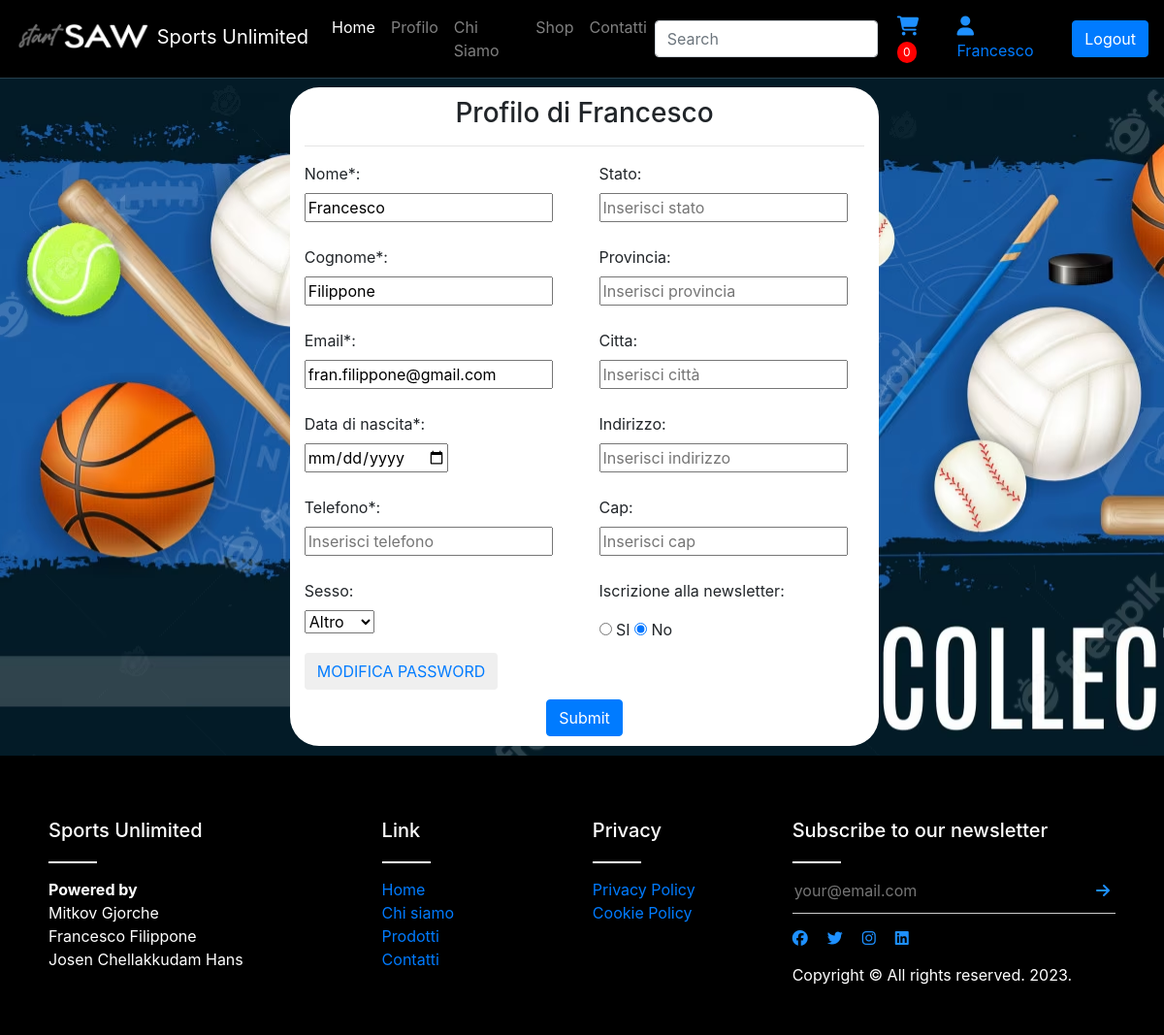
The app's page /php/show_profile.php (signed in) with its own data.
### tables this page shows
CREATE TABLE `users` (
  `iduser` int(11) NOT NULL,
  `firstname` char(25) NOT NULL,
  `lastname` char(25) NOT NULL,
  `email` char(40) NOT NULL,
  `pass` char(100) NOT NULL,
  `sesso` varchar(5) DEFAULT NULL,
  `DataDiNascita` date DEFAULT NULL,
  `Telefono` bigint(1) DEFAULT NULL,
  `Stato` varchar(15) DEFAULT NULL,
  `Provincia` varchar(20) DEFAULT NULL,
  `Citta` varchar(20) DEFAULT NULL,
  `Indirizzo` varchar(40) DEFAULT NULL,
  `Cap` int(5) DEFAULT NULL,
  `Newsletter` tinyint(1) DEFAULT NULL
);

### php/show_profile.php (the view, shortened to what this page needs)
<?php
    include("db.php");
?>
<!DOCTYPE html>
<html lang="it">
<head>
    <link rel="stylesheet" href="https://maxcdn.bootstrapcdn.com/bootstrap/4.0.0/css/bootstrap.min.css">
    <link rel="stylesheet" href="../css/main.css">
    <link rel="stylesheet" href="../css/form-style.css">
</head>
<body >
    <?php
        include("../partials/navbar.php");
        $stmt= mysqli_prepare($con, "SELECT * FROM users WHERE email=?");
        mysqli_stmt_bind_param($stmt, 's', $_SESSION['email']);
        mysqli_stmt_execute($stmt);
        $res= mysqli_stmt_get_result($stmt);
        $row= mysqli_fetch_assoc($res);
    ?>
    <section class="sfondo">
        <div class="row marginrow">
            <div class="col-sm-3"></div>
            <div class="col-sm-6" id="SProfile">
                <h3 id="titoloSP">Profilo di <?php echo $_SESSION['nome']; ?></h3>
                <hr></hr>
                <form action="update_profile.php" method="post" onsubmit="return false" >
                    <div class="row">
                        <div class="profile_col col-sm-6">
                            <label for="name">Nome*:</label> <br>
                            <input type="text" id="firstname" name="firstname" placeholder="Inserisci nome" required
                            <?php
                                echo "value='".$row["firstname"]."'";
                            ?> >
                            <br><br>
                            <label for="lastname">Cognome*:</label> <br>
                            <input type="text" id="lastname" name="lastname" placeholder="Inserisci cognome" required
                                <?php
                                    echo "value='".$row["lastname"]."'";
                                ?> >
                            <br><br>
                            <label for="email">Email*:</label><br>
                            <input type="email" id="email" name="email" placeholder="Inserisci email" required
                                <?php
                                    echo "value='".$row["email"]."'";
                                ?> >
                            <br><br>
                            <label for="DataDiNascita">Data di nascita*:</label> <br>
                            <input type="date" id="DataDiNascita" name="DataDiNascita" placeholder="Inserisci data di nascita" required
                                <?php
                                    echo "value='".$row["DataDiNascita"]."'";
                                ?> >
                            <br><br>
                            <label for="Telefono">Telefono*:</label> <br>
                            <input type="text" id="Telefono" name="Telefono" placeholder="Inserisci telefono" required
                                <?php
                                    echo "value='".$row["Telefono"]."'";
                                ?> >
                            <br><br>
                            <label for="Sesso">Sesso:</label><br>
                            <select name="Sesso" id="Sesso">
                                <option value="Altro" <?php if($row['sesso']!="F" or $row['sesso']!='M') echo "selected"?>>Altro</option>
                            </select>
                            <br>
                            <button class="btn btn-default" style="margin-top: 20px"><a href="Modifica-Password.php">MODIFICA PASSWORD</a></button>
                        </div>
                        <div class="profile_col col-sm-6">
                            <label for="Stato">Stato:</label> <br>
                            <input type="text" id="Stato" name="Stato" placeholder="Inserisci stato"
                                <?php
                                    echo "value='".$row["Stato"]."'";
                                ?> >
                            <br><br>
                            <label for="Provincia">Provincia:</label> <br>
                            <input type="text" id="Provincia" name="Provincia" placeholder="Inserisci provincia"
                                <?php
                                    echo "value='".$row["Provincia"]."'";
                                ?> >
                            <br><br>
                            <label for="Citta">Citta:</label> <br>
                            <input type="text" id="Citta" name="Citta" placeholder="Inserisci città"
                                <?php
                                    echo "value='".$row["Citta"]."'";
                                ?> >
                            <br><br>
                            <label for="Indirizzo">Indirizzo:</label> <br>
                            <input type="text" id="Indirizzo" name="Indirizzo" placeholder="Inserisci indirizzo"
                                <?php
                                    echo "value='".$row["Indirizzo"]."'";
                                ?> >
                            <br><br>
                            <label for="Cap">Cap:</label> <br>
                            <input type="text" id="Cap" name="Cap" placeholder="Inserisci cap"
                                <?php
                                    echo "value='".$row["Cap"]."'";
                                ?> >
                            <br><br>
                            <p>Iscrizione alla newsletter:</p>
                            <input type="radio" id="iscrizione" name="Newsletter" value=1 <?php if($row['Newsletter'] == 1) echo "checked"?>>
                            <label for="true">SI</label>
                            <input type="radio" id="false" name="Newsletter" value=0 <?php if($row['Newsletter'] == 0) echo "checked"?>>
                            <label for="false">No</label>
                        </div>
                    </div>
                    <div id="SubSP">
                        <input name="submit" type="submit" id="update_profile" class="btn btn-primary">
                    </div>
                </form>
            </div>
        </div>
    </section>
    <?php
        include("../partials/footer.php");
    ?>
</body>

### css/main.css (style rules this page uses)
body { padding: 0; margin: 0; }
* { margin: 0px; }
a { align-items: center; justify-content: center; }
.sfondo { background-image: url(../img/Background_1.avif); background-repeat: no-repeat; }
.marginrow { margin-right: 0px }

### css/form-style.css (style rules this page uses)
#SProfile { background-color: white; margin: 10px; border-radius: 30px; }
#titoloSP { text-align: center; padding-top: 10px; }
#SubSP { display: flex; justify-content: center; margin-top:10px; }

### records on screen
users: firstname "Francesco", lastname "Filippone", email "fran.filippone@gmail.com", Sesso "Altro", Newsletter "☑ No"

### other values on screen
$_SESSION['nome'] "Francesco"
